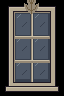

This game map was drawn from its Tiled (.tmx) file and the tilesets committed beside it. A one-line description and the full map source follow:
An orthogonal 2x3 tile map with 32x32 px tiles, 1 tile layer (Assembly), 3 tilesets.

<map version="1.10" orientation="orthogonal" renderorder="right-down" width="2" height="3" tilewidth="32" tileheight="32" infinite="0" nextlayerid="2" nextobjectid="1">
  <tileset firstgid="1" source="../floors.tsx" />
  <tileset firstgid="321" source="../walls.tsx" />
  <tileset firstgid="961" source="../architecture.tsx" />
  <layer id="1" name="Assembly" width="2" height="3">
    <data encoding="csv">
1417,1418,
1433,1434,
1449,1450
</data>
  </layer>
</map>
